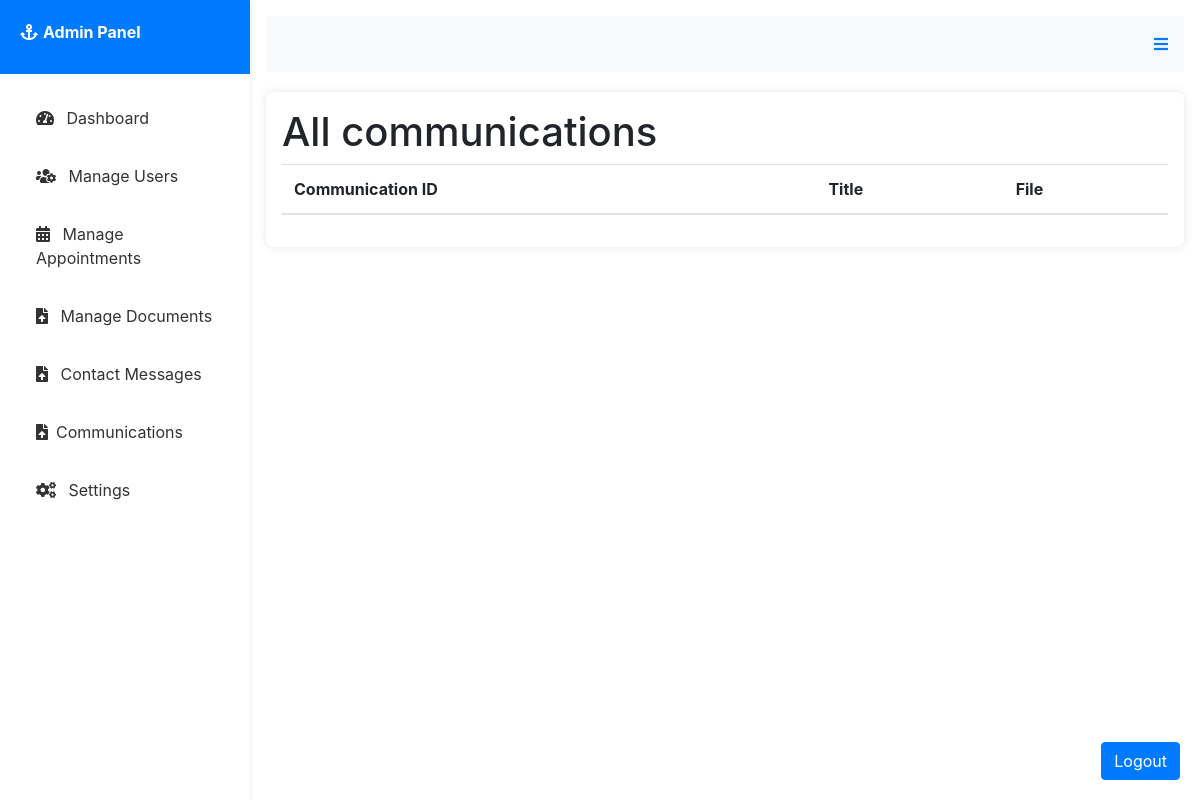
The app's page /admin-communications/ (signed in), older data.
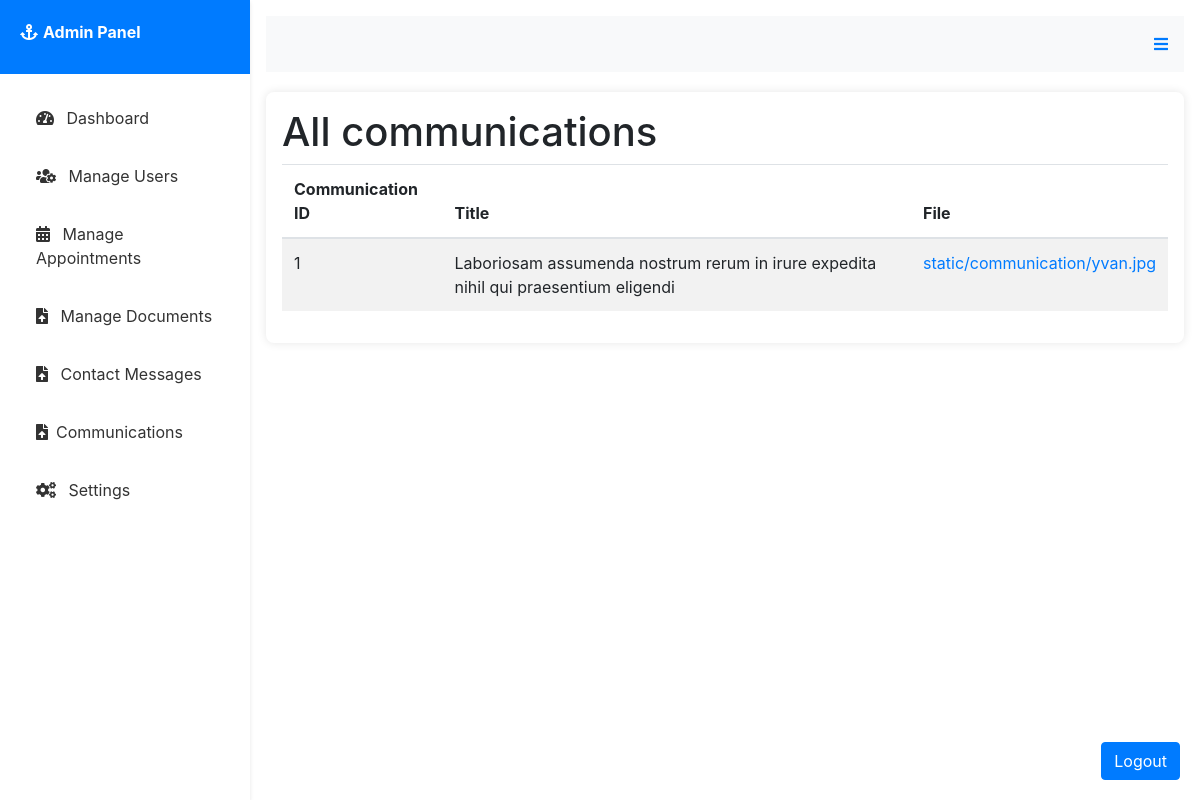
The same page, newer data.
### booking/models.py (models this page shows)
class Communication(models.Model):
     title = models.CharField(max_length=255)
     location = models.FileField(upload_to='static/communication/')

### booking/views.py (the view)
# urls.py: path('admin-communications/', views.admin_communications, name='admin_communications'),
@login_required
def admin_communications(request):
    if (request.method=="GET"):
        communications = Communication.objects.all()
        return render(request, "panel/admin/communications.html", {"communications": communications})

### booking/templates/panel/admin/communications.html
{% extends 'panel/admin/base_admin.html' %}
{% block content %}
<h1>All communications</h1>
<div class="table-responsive">
    <table class="table table-striped">
        <thead>
            <tr>
                <th>Communication ID</th>
                <th>Title</th>
                <th>File</th>
            </tr>
        </thead>
        <tbody>
            <tbody>
                {% for appointment in communications %}
                <tr>
                    <td>{{ appointment.id }}</td>
                    <td>{{ appointment.title }}</td>
                    <td>
                        <a download target="_blank" href="../../../{{ appointment.location }}">{{ appointment.location }}</a>
                    </td>
                </tr>
                {% endfor %}
            </tbody>
        </tbody>
    </table>
</div>
{% endblock %}

Row changes from the older to the newer data that the page shows:
added Communication: id "1", title "Laboriosam assumenda nostrum rerum in irure expedita nihil qui praesentium eligendi", location "static/communication/yvan.jpg"
